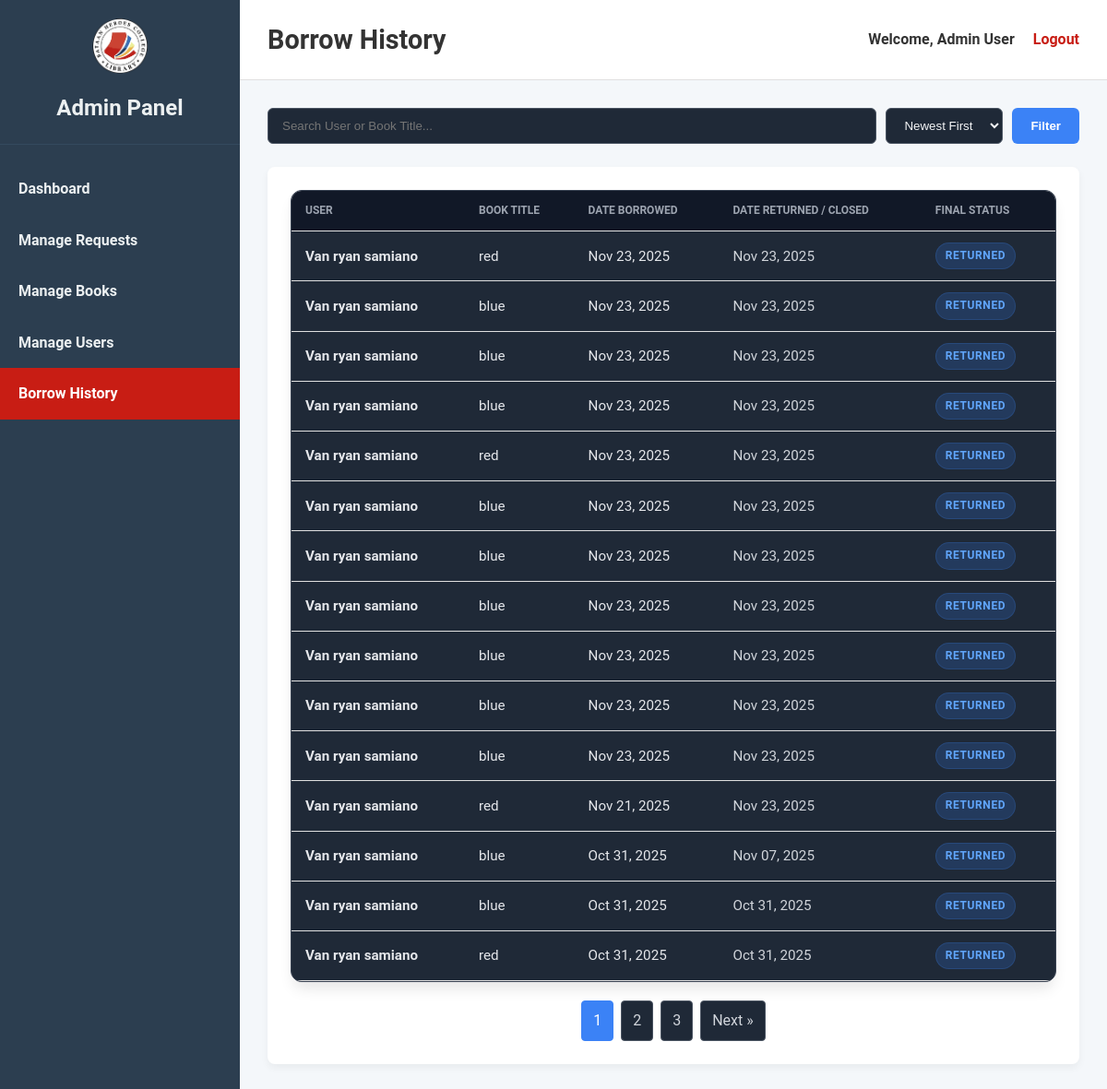
/frontend/borrow_history.php (signed in), run on the app's committed database.
### tables this page shows
CREATE TABLE `borrow_requests` (
  `borrow_id` bigint(20) UNSIGNED NOT NULL,
  `id_number` int(11) NOT NULL,
  `firstname` varchar(255) NOT NULL,
  `lastname` varchar(255) NOT NULL,
  `gsuit_account` varchar(255) NOT NULL,
  `program_and_year` varchar(255) NOT NULL,
  `borrow_date` date NOT NULL,
  `due_date` date DEFAULT NULL,
  `return_date` date NOT NULL,
  `borrow_status` enum('Pending','Approved','Borrowed','Returned','Rejected','Expired','Cancelled') DEFAULT 'Pending',
  `book_id` int(11) NOT NULL,
  `is_overdue_notified` tinyint(1) DEFAULT 0
);

CREATE TABLE `users` (
  `id_number` int(11) NOT NULL,
  `fullname` varchar(255) NOT NULL,
  `program_and_year` varchar(100) DEFAULT NULL,
  `email` varchar(255) NOT NULL,
  `password` varchar(255) NOT NULL,
  `user_id` int(11) NOT NULL,
  `role` enum('student','librarian','admin') NOT NULL DEFAULT 'student',
  `status` varchar(50) NOT NULL DEFAULT 'Active',
  `otp_code` varchar(6) DEFAULT NULL,
  `otp_expiry` datetime DEFAULT NULL
);

CREATE TABLE `books` (
  `book_id` int(11) NOT NULL,
  `book_name` varchar(255) NOT NULL,
  `book_description` text DEFAULT NULL,
  `category` varchar(255) NOT NULL,
  `favorite` tinyint(1) NOT NULL DEFAULT 0,
  `author` varchar(255) DEFAULT NULL,
  `publication_year` year(4) DEFAULT NULL,
  `total_copies` int(11) NOT NULL DEFAULT 1,
  `available_copies` int(11) NOT NULL DEFAULT 1,
  `book_image_path` varchar(255) DEFAULT NULL
);

### frontend/borrow_history.php (the view, shortened to what this page needs)
<?php
include '../backend/db_connect.php';
$search = $_GET['search'] ?? '';
$sort = $_GET['sort'] ?? 'DESC';
$page = isset($_GET['page']) && is_numeric($_GET['page']) ? (int)$_GET['page'] : 1;
$results_per_page = 15;
$offset = ($page - 1) * $results_per_page;
$where_clauses = ["br.borrow_status IN ('Returned', 'Rejected', 'Cancelled', 'Expired')"];
$params = [];
$types = "";
$where_sql = "WHERE " . implode(" AND ", $where_clauses);
$count_sql = "
    SELECT COUNT(*)
    FROM borrow_requests br
    JOIN users u ON br.id_number = u.id_number
    JOIN books b ON br.book_id = b.book_id
    $where_sql
";
$stmt_count = $conn->prepare($count_sql);
$stmt_count->execute();
$total_results = $stmt_count->get_result()->fetch_row()[0];
$total_pages = ceil($total_results / $results_per_page);
$data_sql = "
    SELECT br.borrow_id, u.fullname, b.book_name, br.borrow_date, br.return_date, br.borrow_status
    FROM borrow_requests br
    JOIN users u ON br.id_number = u.id_number
    JOIN books b ON br.book_id = b.book_id
    $where_sql
    ORDER BY br.return_date $sort, br.borrow_date $sort
    LIMIT ? OFFSET ?
";
$stmt_data = $conn->prepare($data_sql);
$params[] = $results_per_page;
$params[] = $offset;
$types .= "ii";
$stmt_data->bind_param($types, ...$params);
$stmt_data->execute();
$result = $stmt_data->get_result();
$welcome_message = "Welcome, " . htmlspecialchars($_SESSION['fullname']);
?>
<!DOCTYPE html>
<html lang="en">
<head>
    <link rel="stylesheet" href="admin_styles.css">
</head>
<body>
    <div class="admin-container">
        <aside class="sidebar">
            <div class="sidebar-header">
                <img src="LIBRARY_LOGO.png" alt="Logo" class="sidebar-logo">
                <h2>Admin Panel</h2>
            </div>
            <nav class="sidebar-nav">
                <ul>
                    <li><a href="admin_dashboard.php">Dashboard</a></li>
                    <li><a href="manage_requests.php">Manage Requests</a></li>
                    <li><a href="manage_books.php">Manage Books</a></li>
                    <li><a href="manage_users.php">Manage Users</a></li>
                    <li><a href="borrow_history.php" class="active">Borrow History</a></li>
                </ul>
            </nav>
        </aside>
        <div class="main-wrapper">
            <header class="main-header">
                <h1>Borrow History</h1>
                <div class="user-info">
                    <span><?php echo $welcome_message; ?></span>
                    <a href="../backend/logout.php">Logout</a>
                </div>
            </header>
            <main class="main-content">
                <section class="action-bar">
                    <form action="borrow_history.php" method="GET" class="filter-form">
                        <input type="text" name="search" placeholder="Search User or Book Title..." value="<?php echo htmlspecialchars($search); ?>" style="flex-grow:1;">
                        <select name="sort">
                            <option value="DESC" <?php if($sort == 'DESC') echo 'selected'; ?>>Newest First</option>
                        </select>
                        <button type="submit">Filter</button>
                    </form>
                </section>
                <section class="content-section">
                    <div class="table-container">
                        <table>
                            <thead>
                                <tr>
                                    <th>User</th>
                                    <th>Book Title</th>
                                    <th>Date Borrowed</th>
                                    <th>Date Returned / Closed</th>
                                    <th>Final Status</th>
                                </tr>
                            </thead>
                            <tbody>
                                <?php if ($result->num_rows > 0): ?>
                                    <?php while($row = $result->fetch_assoc()): ?>
                                        <tr>
                                            <td><strong><?php echo htmlspecialchars($row['fullname']); ?></strong></td>
                                            <td><?php echo htmlspecialchars($row['book_name']); ?></td>
                                            <td>
                                                <?php echo htmlspecialchars(date('M d, Y', strtotime($row['borrow_date']))); ?>
                                            </td>
                                            <td style="color: #d1d5db;">
                                                <?php echo $row['return_date'] ? htmlspecialchars(date('M d, Y', strtotime($row['return_date']))) : 'N/A'; ?>
                                            </td>
                                            <td>
                                                <span class="badge status-<?php echo strtolower($row['borrow_status']); ?>">
                                                    <?php echo htmlspecialchars($row['borrow_status']); ?>
                                                </span>
                                            </td>
                                        </tr>
                                    <?php endwhile; ?>
                                <?php endif; ?>
                            </tbody>
                        </table>
                    </div>
                    <?php if ($total_pages > 1): ?>
                    <div class="pagination">
                        <?php
                            $query_params = ['search' => $search, 'sort' => $sort];
                        ?>
                        <?php for ($i = 1; $i <= $total_pages; $i++): ?>
                            <a href="?page=<?php echo $i; ?>&<?php echo http_build_query($query_params); ?>" class="<?php if ($i == $page) echo 'active'; ?>">
                                <?php echo $i; ?>
                            </a>
                        <?php endfor; ?>
                        <?php if ($page < $total_pages): ?>
                            <a href="?page=<?php echo $page + 1; ?>&<?php echo http_build_query($query_params); ?>">Next &raquo;</a>
                        <?php endif; ?>
                    </div>
                    <?php endif; ?>
                </section>
            </main>
        </div>
    </div>
</body>
</html>

### frontend/admin_styles.css (style rules this page uses)
* { box-sizing: border-box; margin: 0; padding: 0; }
body { font-family: "Roboto", sans-serif; line-height: 1.6; background-color: #f4f7fa; color: #333; }
.admin-container { display: flex; min-height: 100vh; }
.sidebar { width: 260px; background-color: #2c3e50; color: #ecf0f1; display: flex; flex-direction: column; flex-shrink: 0; }
.sidebar-header { padding: 20px; text-align: center; border-bottom: 1px solid #34495e; }
.sidebar-logo { max-width: 60px; margin-bottom: 10px; }
.sidebar-nav ul { list-style: none; padding: 20px 0; }
.sidebar-nav ul li a { display: block; color: #ecf0f1; text-decoration: none; padding: 15px 20px; font-weight: bold; transition: background-color 0.3s, padding-left 0.3s; }
.sidebar-nav ul li a.active { background-color: #c81d14; color: #fff; }
.main-wrapper { flex: 1; display: flex; flex-direction: column; }
.main-header { background-color: #ffffff; padding: 20px 30px; border-bottom: 1px solid #e0e0e0; display: flex; justify-content: space-between; align-items: center; }
.main-header h1 { font-size: 1.8rem; }
.user-info { display: flex; align-items: center; gap: 20px; }
.user-info span { font-weight: bold; }
.user-info a { color: #c81d14; text-decoration: none; font-weight: bold; transition: color 0.3s; }
.main-content { padding: 30px; flex-grow: 1; }
.content-section { background-color: #ffffff; padding: 25px; border-radius: 8px; box-shadow: 0 4px 8px rgba(0, 0, 0, 0.05); }
.table-container { overflow-x: auto; }
table { width: 100%; border-collapse: collapse; font-size: 0.95rem; }
table thead { background-color: #f4f7fa; }
table th, table td { padding: 12px 15px; text-align: left; border-bottom: 1px solid #e0e0e0; }
.action-bar { margin-bottom: 20px; text-align: right; }

### frontend/borrow_history.php (style rules this page uses)
.action-bar { display: flex; justify-content: space-between; align-items: center; margin-bottom: 25px; flex-wrap: wrap; gap: 15px; }
.filter-form { display: flex; gap: 10px; width: 100%; }
.filter-form input, .filter-form select { padding: 10px 15px; border-radius: 6px; border: 1px solid #4b5563; background: #1f2937; color: #f3f4f6; outline: none; }
.filter-form button { padding: 10px 20px; border-radius: 6px; background-color: #3b82f6; color: white; border: none; cursor: pointer; font-weight: 600; }
.table-container { background-color: #1f2937; border-radius: 12px; box-shadow: 0 10px 15px -3px rgba(0, 0, 0, 0.1); overflow: hidden; border: 1px solid #374151; }
table { width: 100%; border-collapse: collapse; color: #e5e7eb; font-size: 0.95rem; }
thead tr { background-color: #111827; text-align: left; }
th { padding: 18px 24px; font-weight: 700; text-transform: uppercase; font-size: 0.75rem; color: #9ca3af; border-bottom: 1px solid #374151; }
tbody tr { border-bottom: 1px solid #374151; transition: background-color 0.15s ease; }
td { padding: 16px 24px; vertical-align: middle; }
.badge { display: inline-block; padding: 4px 10px; border-radius: 9999px; font-size: 0.75rem; font-weight: 700; text-transform: uppercase; letter-spacing: 0.05em; }
.status-returned { background-color: rgba(59, 130, 246, 0.2); color: #60a5fa; border: 1px solid rgba(59, 130, 246, 0.2); }
.pagination { margin-top: 20px; text-align: center; }
.pagination a { display: inline-block; color: #d1d5db; padding: 8px 12px; text-decoration: none; border: 1px solid #4b5563; margin: 0 2px; border-radius: 4px; background: #1f2937; transition: 0.2s; }
.pagination a:hover, .pagination a.active { background-color: #3b82f6; border-color: #3b82f6; color: white; }

### data on the page
borrow_requests: users.fullname "Van ryan samiano", book.book_name "red", borrow_date "Nov 23, 2025", return_date "Nov 23, 2025", borrow_status "RETURNED"
borrow_requests: users.fullname "Van ryan samiano", book.book_name "blue", borrow_date "Nov 23, 2025", return_date "Nov 23, 2025", borrow_status "RETURNED"
borrow_requests: users.fullname "Van ryan samiano", book.book_name "blue", borrow_date "Nov 23, 2025", return_date "Nov 23, 2025", borrow_status "RETURNED"
borrow_requests: users.fullname "Van ryan samiano", book.book_name "blue", borrow_date "Nov 23, 2025", return_date "Nov 23, 2025", borrow_status "RETURNED"
borrow_requests: users.fullname "Van ryan samiano", book.book_name "red", borrow_date "Nov 23, 2025", return_date "Nov 23, 2025", borrow_status "RETURNED"
borrow_requests: users.fullname "Van ryan samiano", book.book_name "blue", borrow_date "Nov 23, 2025", return_date "Nov 23, 2025", borrow_status "RETURNED"
borrow_requests: users.fullname "Van ryan samiano", book.book_name "blue", borrow_date "Nov 23, 2025", return_date "Nov 23, 2025", borrow_status "RETURNED"
borrow_requests: users.fullname "Van ryan samiano", book.book_name "blue", borrow_date "Nov 23, 2025", return_date "Nov 23, 2025", borrow_status "RETURNED"
borrow_requests: users.fullname "Van ryan samiano", book.book_name "blue", borrow_date "Nov 23, 2025", return_date "Nov 23, 2025", borrow_status "RETURNED"
borrow_requests: users.fullname "Van ryan samiano", book.book_name "blue", borrow_date "Nov 23, 2025", return_date "Nov 23, 2025", borrow_status "RETURNED"
borrow_requests: users.fullname "Van ryan samiano", book.book_name "blue", borrow_date "Nov 23, 2025", return_date "Nov 23, 2025", borrow_status "RETURNED"
borrow_requests: users.fullname "Van ryan samiano", book.book_name "red", borrow_date "Nov 21, 2025", return_date "Nov 23, 2025", borrow_status "RETURNED"
borrow_requests: users.fullname "Van ryan samiano", book.book_name "blue", borrow_date "Oct 31, 2025", return_date "Nov 07, 2025", borrow_status "RETURNED"
borrow_requests: users.fullname "Van ryan samiano", book.book_name "blue", borrow_date "Oct 31, 2025", return_date "Oct 31, 2025", borrow_status "RETURNED"
borrow_requests: users.fullname "Van ryan samiano", book.book_name "red", borrow_date "Oct 31, 2025", return_date "Oct 31, 2025", borrow_status "RETURNED"

### other printed values
$welcome_message "Welcome, Admin User"
